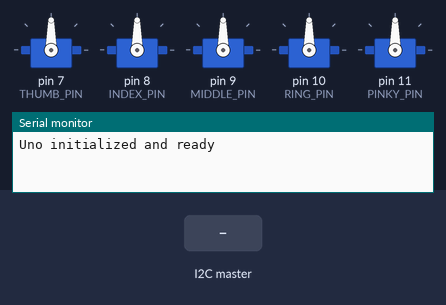
Simulated run of this sketch. Board: Arduino Uno, built with avr-gcc and run on an emulated ATmega328P. Shown: 5 × servo, the last lines printed to the serial monitor. The inputs (shaded band) are chosen by the test bench.

Above: at 1.2 s.
1.3 s: the I2C master sends the byte 1
At 1.9 s:
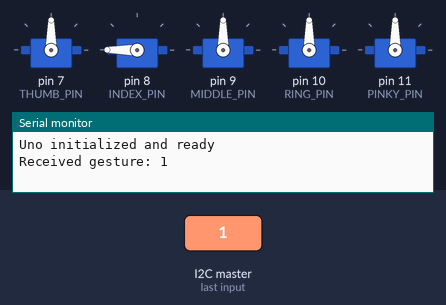
At 5.1 s:
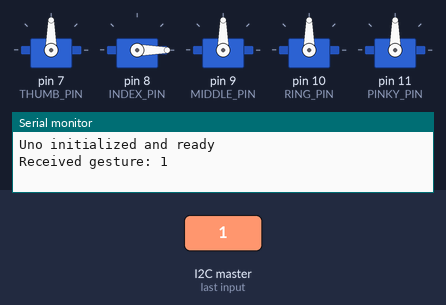
Timing chart, 0 to 7.5 s (numbered marks = the images above; inputs shaded):
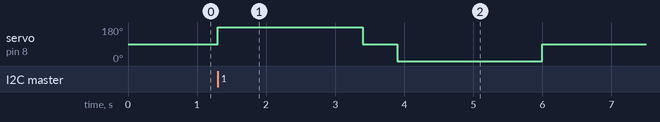

Measured:
- after the input at 1.3 s, servo on pin 8 (INDEX_PIN): 90° → 180° at once, → 90° 2.1 s later, → 0° 0.50 s later, → 90° 2.1 s later

The sketch:

Servo_Controller_Uno.ino
```cpp
#include <Servo.h>
#include <Wire.h>

// Pin definitions
#define THUMB_PIN 7
#define INDEX_PIN 8
#define MIDDLE_PIN 9
#define RING_PIN 10
#define PINKY_PIN 11

// Create servo objects
Servo thumbServo;
Servo indexServo;
Servo middleServo;
Servo ringServo;
Servo pinkyServo;

// Tracking variables
bool isMoving = false;
int currentGesture = -1;

void setup() {
    // Initialize I2C as slave
    Wire.begin(8);
    Wire.onReceive(receiveEvent);

    // Initialize serial for debugging
    Serial.begin(9600);

    // Initialize all servos
    thumbServo.attach(THUMB_PIN);
    indexServo.attach(INDEX_PIN);
    middleServo.attach(MIDDLE_PIN);
    ringServo.attach(RING_PIN);
    pinkyServo.attach(PINKY_PIN);

    // Set all servos to neutral position
    resetServos();

    Serial.println("Uno initialized and ready");
}

void resetServos() {
    thumbServo.write(90);
    indexServo.write(90);
    middleServo.write(90);
    ringServo.write(90);
    pinkyServo.write(90);
}

void moveServo(Servo &servo) {
    // Forward motion
    servo.write(180);
    delay(2100);

    // Stop
    servo.write(90);
    delay(500);

    // Reverse motion
    servo.write(0);
    delay(2100);

    // Return to neutral
    servo.write(90);
}

void receiveEvent(int bytes) {
    int gesture = Wire.read();
    if (gesture != currentGesture) {
        currentGesture = gesture;
        isMoving = true;
        Serial.print("Received gesture: ");
        Serial.println(gesture);
    }
}

void loop() {
    if (isMoving && currentGesture >= 0) {
        switch(currentGesture) {
            case 0:  // Thumb
                moveServo(thumbServo);
                break;
            case 1:  // Index
                moveServo(indexServo);
                break;
            case 2:  // Middle
                moveServo(middleServo);
                break;
            case 3:  // Ring
                moveServo(ringServo);
                break;
            case 4:  // Pinky
                moveServo(pinkyServo);
                break;
            case 5:  // Static - no movement
                resetServos();
                break;
        }
        isMoving = false;
    }
}
```
